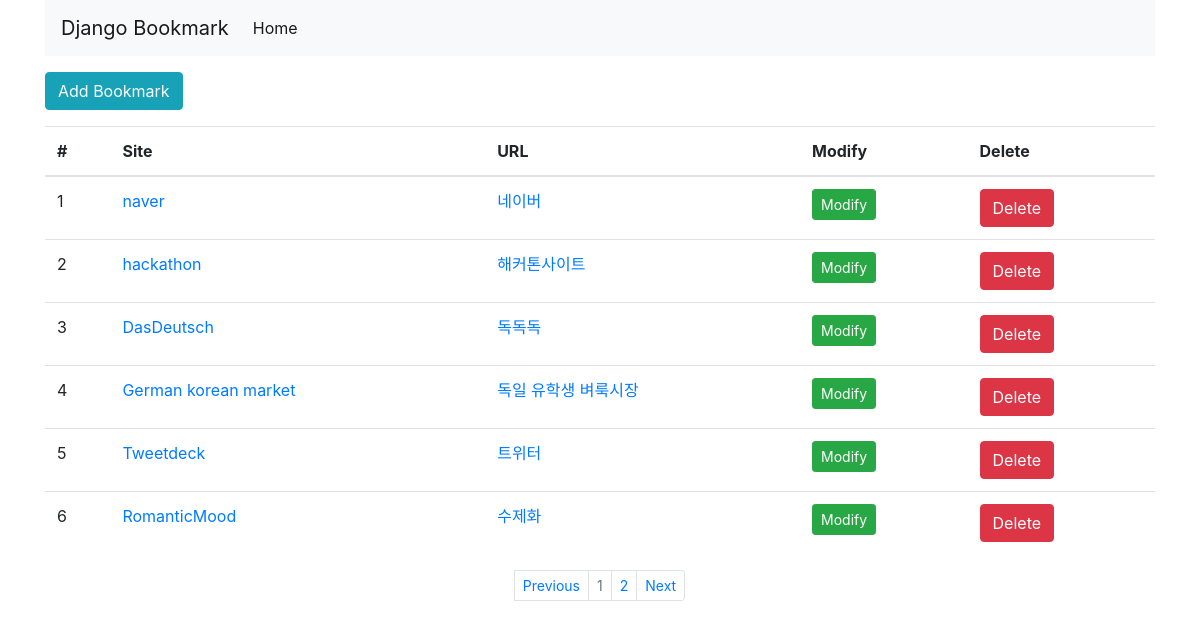
Screenshot of /bookmark/ with the database file from the repository.
### bookmark/models.py (models this page shows, shortened)
class Bookmark(models.Model):
    site_name = models.CharField(max_length=100)
    url = models.URLField('Site url')
    description = models.CharField(max_length=1000)

### bookmark/views.py (the view)
# urls.py: path('', BookmarkListView.as_view(), name='list'),
class BookmarkListView(ListView):
    model = Bookmark
    paginate_by = 6

### bookmark/templates/bookmark/bookmark_list.html (shortened to what this page needs)
{% extends 'base.html' %}
{% block content %}
<div class="btn-group">
    <a href="{% url 'add' %}" class="btn btn-info">Add Bookmark</a>
</div>
<table class="table">
    <thead>
        <tr>
            <th scope="col">#</th>
            <th scope="col">Site</th>
            <th scope="col">URL</th>
            <th scope="col">Modify</th>
            <th scope="col">Delete</th>
        </tr>
    </thead>
<tbody>
{% for bookmark in object_list %}
    <tr>
        <td>{{forloop.counter}}</td>
        <td><a href="{% url 'detail' pk=bookmark.id %}">{{bookmark.site_name}}</a></td>
        <td><a href="{{bookmark.url}}" target="_blank">{{bookmark.description}}</a></td>
        <td><a href="{% url 'update' pk=bookmark.id %}" class="btn btn-success btn-sm">Modify</a></td>
        <td><a href="{% url 'delete' pk=bookmark.id %}" class="btn btn-danger">Delete</a></td>
    </tr>
{% endfor %}
</tbody>
</table>
{% endblock %}
{% block pagination %}
{% if is_paginated %}
    <ul class="pagination justify-content-center pagination-sm">
       {% if page_obj.has_previous %}
        <li class="page-item">
            <a class="page-link" href="{% url 'list' %}?page={{page.obj.previous_page_number}}" tabindex="-1">Previous</a>
        </li>
        {% else %}
        <li class="page-item-disabled">
            <a class="page-link" href="#" tabindex="-1">Previous</a>
        </li>
        {% endif %}
        {% for object in page_obj.paginator.page_range %}
            <li class="page-item {% if page_obj.number == forloop.counter %} disabled{% endif %}">
                <a class="page-link" href="{{request.path}}?page={{forloop.counter}}">{{forloop.counter}}</a>
            </li>
        {% endfor %}
        {% if page_obj.has_next %}
        <li class="page-item">
            <li class="page-item">
                <a class="page-link" href="{% url 'list' %}?page={{page.obj.next_page_number}}">Next</a>
            </li>
        {% else %}
        <li class="page-item disabled">
            <a class="page-link" href="#">Next</a>
        </li>
        {% endif %}
    </ul>
{% endif %}
{% endblock %}

### templates/base.html (shortened to what this page needs)
<!DOCTYPE html>
<html lang="en">
<head>
    {% load static %}
    <link rel="stylesheet" href="{% static 'style.css' %}">
    <link rel="stylesheet" href="https://stackpath.bootstrapcdn.com/bootstrap/4.3.1/css/bootstrap.min.css">
</head>
<body>
<div class="container">
    <nav class="navbar navbar-expand-lg navbar-light bg-light">
        <a class="navbar-brand" href="#">Django Bookmark</a>
        <div class="collapse navbar-collapse" id="navbarSupportedContent">
            <ul class="navbar-nav mr-auto">
                <li class="nav-item active">
                    <a class="nav-link" href="#">Home <span class="sr-only">(current)</span></a>
                </li>
            </ul>
        </div>
    </nav>
    <div class="row">
        <div class="col">
            {% block content %}
            {% endblock %}
            {% block pagination %}
            {% endblock %}
        </div>
    </div>
</div>
</body>
</html>

### static/style.css (style rules this page uses)
body { width:100; }

### rows the page displays
Bookmark: site_name "naver", description "네이버"
Bookmark: site_name "hackathon", description "해커톤사이트"
Bookmark: site_name "DasDeutsch", description "독독독"
Bookmark: site_name "German korean market", description "독일 유학생 벼룩시장"
Bookmark: site_name "Tweetdeck", description "트위터"
Bookmark: site_name "RomanticMood", description "수제화"
